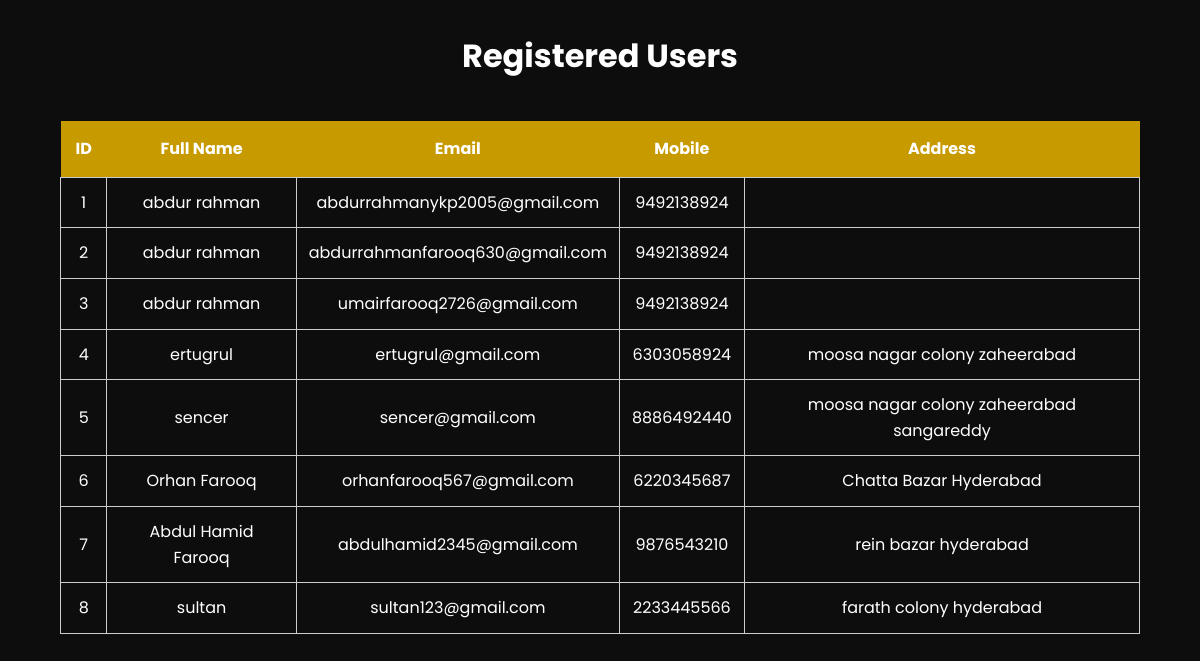
Screenshot of /users with the database file from the repository.
### app.py (models this page shows)
class User(db.Model):
    __tablename__ = "users"
    id = db.Column(db.Integer, primary_key=True)
    full_name = db.Column(db.String(100), nullable=False)
    email = db.Column(db.String(120), unique=True, nullable=False)
    mobile = db.Column(db.String(20), nullable=False)
    password = db.Column(db.String(255), nullable=False)
    address = db.Column(db.Text)
    created_at = db.Column(
        db.DateTime,
        default=datetime.utcnow
    )

### app.py (the view)
@app.route("/users")
def users():
    all_users = User.query.all()
    return render_template(
        "users.html",
        users=all_users
    )

### templates/users.html (shortened to what this page needs)
<!DOCTYPE html>
<html lang="en">
<head>
<link rel="stylesheet"
href="{{ url_for('static', filename='css/style.css') }}">
</head>
<body>
<h1>Registered Users</h1>
<table>
<tr>
<th>ID</th>
<th>Full Name</th>
<th>Email</th>
<th>Mobile</th>
<th>Address</th>
</tr>
{% for user in users %}
<tr>
<td>{{ user.id }}</td>
<td>{{ user.full_name }}</td>
<td>{{ user.email }}</td>
<td>{{ user.mobile }}</td>
<td>{{ user.address }}</td>
</tr>
{% endfor %}
</table>
</body>
</html>

### static/CSS/style.css (style rules this page uses)
:root { --primary:#D4A373; --primary-dark:#b57f4d; --secondary:#FFD700; --black:#0d0d0d; --dark:#181818; --card:#222; --white:#ffffff; --text:#d6d6d6; --shadow:0 15px 35px rgba(0,0,0,.35); --radius:18px; --transition:.35s ease; }
* { margin:0; padding:0; box-sizing:border-box; scroll-behavior:smooth; }
body { font-family:'Poppins',sans-serif; background:var(--black); color:var(--white); overflow-x:hidden; line-height:1.6; }
h1,h2,h3,h4 { font-weight:700; }

### templates/users.html (style rules this page uses)
table { width:90%; margin:40px auto; border-collapse:collapse; }
table th { background:#c79a00; color:white; padding:15px; }
table td { padding:12px; border:1px solid #ccc; text-align:center; }
h1 { text-align:center; margin-top:30px; }

### rows the page displays
User: id "1", full_name "abdur rahman", email "abdurrahmanykp2005@gmail.com", mobile "9492138924"
User: id "2", full_name "abdur rahman", email "abdurrahmanfarooq630@gmail.com", mobile "9492138924"
User: id "3", full_name "abdur rahman", email "umairfarooq2726@gmail.com", mobile "9492138924"
User: id "4", full_name "ertugrul", email "ertugrul@gmail.com", mobile "6303058924", address "moosa nagar colony zaheerabad"
User: id "5", full_name "sencer", email "sencer@gmail.com", mobile "8886492440", address "moosa nagar colony zaheerabad sangareddy"
User: id "6", full_name "Orhan Farooq", email "orhanfarooq567@gmail.com", mobile "6220345687", address "Chatta Bazar Hyderabad"
User: id "7", full_name "Abdul Hamid Farooq", email "abdulhamid2345@gmail.com", mobile "9876543210", address "rein bazar hyderabad"
User: id "8", full_name "sultan", email "sultan123@gmail.com", mobile "2233445566", address "farath colony hyderabad"
